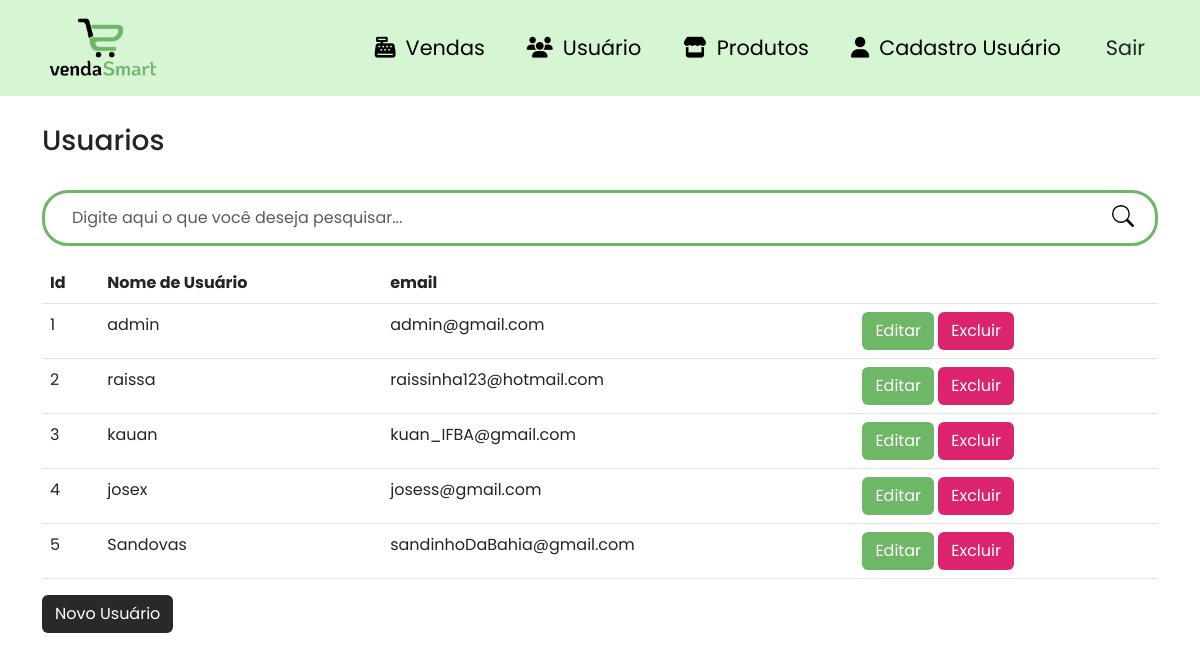
Page /usuarios (signed in) on the earlier database version.
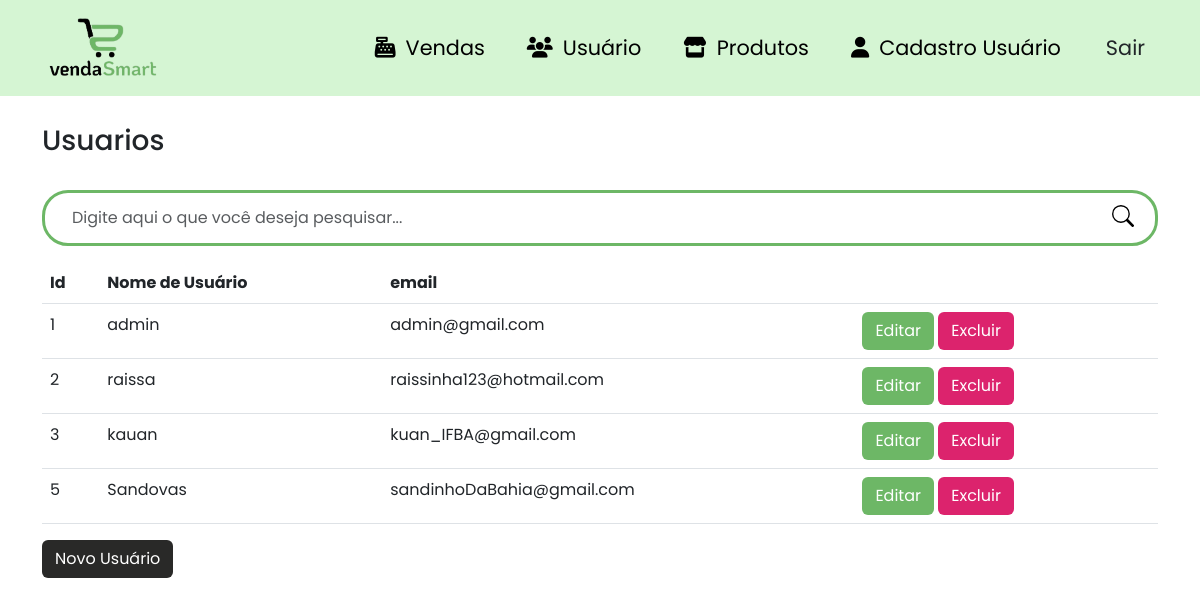
Same page on the later database version.
### site_atividade/models/__init__.py (models this page shows)
class Usuario(database.Model, UserMixin):
    id = database.Column(database.Integer, primary_key=True)
    usuario = database.Column(database.String, nullable=False, unique=True)
    email = database.Column(database.String, nullable=False, unique=True)
    senha = database.Column(database.String, nullable=False)

### site_atividade/routers/__init__.py (the view)
@app.route("/usuarios")
@login_required
def usuarios():
    form_cadastro_usuario = FormCadastroUsuario()
    search_query = request.args.get('search')
    if search_query:
        usuarios = Usuario.query.filter(Usuario.usuario.ilike(f"%{search_query}%")).all()
    else:
        usuarios = Usuario.query.all()
    return render_template('lista_usuario.html', usuarios=usuarios, form_cadastro_usuario=form_cadastro_usuario, search_query=search_query)

### site_atividade/forms/__init__.py
class FormCadastroUsuario(FlaskForm):
    usuario = StringField('Usuário:', validators=[DataRequired(), Length(min=5)])
    email = StringField('E-mail:', validators=[DataRequired(), email()])
    senha = PasswordField('Senha:',  validators=[DataRequired(), length(6, 16)])
    confirmacao = PasswordField('Confirmação da senha:',  validators=[DataRequired(), equal_to('senha')])
    submit_cadastro_usuario = SubmitField('Criar')

### site_atividade/models/__init__.py (called while the page is built)
@login_manager.user_loader
def load_usuario(id_usuario):
    return Usuario.query.get(int(id_usuario))

### site_atividade/templates/lista_usuario.html (shortened to what this page needs)
{% extends 'base.html' %}
{% block body %}
        <div class="container theme-showcase" role="main">
            <div class="page-header">
                <br>
                <h3 class="box-title col-md-12">Usuarios</h3>
            </div>
            <br>
            <div class="search-box">
                <form class="form-search" action="{{ url_for('usuarios') }}" method="GET">
                    <div class="input-group form-group-search">
                        <input type="text" class="form-control form-control-search" placeholder="Digite aqui o que você deseja pesquisar..." id="search-input" name="search">
                        <span class="input-group-btn">
                            <button class="btn-search type="submit"></button>
                        </span>
                    </div>
                </form>
            </div>
            <table class="table table-hover" overflow="scroll">
                <thead>
                    <tr>
                        <th>Id</th>
                        <th>Nome de Usuário</th>
                        <th>email</th>
                        <th> </th>
                    </tr>
                </thead>
                <tbody>
                {% for usuario in usuarios %}
                    <tr data-href="#">
                        </td> <td>{{ usuario.id }}</td>
                        <td>{{ usuario.usuario }}</td>
                        <td>{{ usuario.email }}</td>
                        <td>
                            <a class="btn btn-color1 text-white" href="#">Editar</a>
                            <a class="btn btn-color2 text-white excluir-usuario-btn" data-toggle="modal" data-target="#excluirUsuarioModal{{ usuario.id }}">Excluir</a>
                        </td>
                    </tr>
                {% endfor %}
                </tbody>
            </table>
            <div class="pull-right">
                <button type="button" class="btn btn-color3" data-toggle="modal" data-target="#novoUsuarioModal">
                    Novo Usuário
                </button>
            </div>
        </div>
{% endblock %}

### site_atividade/templates/base.html (shortened to what this page needs)
<html lang="pt-BR">
    <head>
        <link href="https://cdn.jsdelivr.net/npm/bootstrap@5.3.0-alpha3/dist/css/bootstrap.min.css" rel="stylesheet">
        <link rel="stylesheet" href="{{ url_for('static', filename='css/product.css') }}">
        <link rel="stylesheet" href="{{ url_for('static', filename='css/navbar.css') }}">
        <link rel="stylesheet" href="{{ url_for('static', filename='css/style.css') }}">
        <link rel="stylesheet" href="https://cdnjs.cloudflare.com/ajax/libs/font-awesome/6.4.0/css/all.min.css"/>
        <link rel="stylesheet" href="https://cdn.jsdelivr.net/npm/bootstrap-icons@1.10.5/font/bootstrap-icons.css">
    </head>
    <body>
        {% include 'navbar.html' %}
        {% block body %}
        {% endblock %}
    </body>
</html>

### site_atividade/templates/navbar.html (shortened to what this page needs)
<nav class="navbar navbar-expand-lg fixed-top navbar-light">
  <div class="container">
    <a class="navbar-brand" href="#"
      ><img
        id="MDB-logo"
        src="static/image/logo-body7.png"
        alt="vendasSmart"
        draggable="false"
        height="70"
    /></a>
    <div class="collapse navbar-collapse nav-transition" id="navbarSupportedContent">
      <ul class="navbar-nav ms-auto align-items-center">
        {% if current_user.is_authenticated %}
        <li class="nav-item">
          <a class="nav-link mx-2" href="{{ url_for('vendas') }}"><i class="fa-solid fa-cash-register style="color: #000000;"></i>Vendas</a>
        </li>
        <li class="nav-item">
          <a class="nav-link mx-2" href="{{ url_for('usuarios') }}"><i class="fa-solid fa-users" style="color: #000000;"></i>Usuário</a>
        </li>
        <li class="nav-item">
          <a class="nav-link mx-2" href="{{ url_for('produtos') }}"><i class="fa-solid fa-store" style="color: #000000;"></i>Produtos</a>
        </li>
        <li class="nav-item">
          <a class="nav-link mx-2" href="{{ url_for('cadastro_usuario') }}"><i class="fa-solid fa-user" style="color: #000000;"></i>Cadastro Usuário</a>
        </li>
        <li class="nav-item ms-3">
            <a class="btn btn-black btn-rounded" href="{{ url_for('logout') }}">Sair</a>
          </li>
        {% else %}
        <li class="nav-item">
          <a class="nav-link mx-2" href="{{ url_for('login') }}"><i class="fas fa-heart pe-2"></i>Login</a>
        </li>
        {% endif %}
      </ul>
    </div>
  </div>
</nav>

### site_atividade/static/css/product.css (style rules this page uses)
.form-search { grid-template-rows: 100vh; }
.form-group-search { border: 3px solid #6DB766; border-radius: 26px; padding: 5px 15px; }
.form-control-search { width: 350px; height: 40px; border : none; }
.btn-search { float: right; width: 34px; height: 36px; border: none; background: #fff; }
input[type="text"] { outline: none; box-shadow: none !important; }

### site_atividade/static/css/navbar.css (style rules this page uses)
.navbar-light .navbar-nav .nav-link { color: #000; }
.navbar { background-color: #D5F5D3; }
.collapse > ul > li > a { font-size: 1.3em; }
i { padding: 10px; }

### site_atividade/static/css/style.css (style rules this page uses)
body { padding-top: 100px; font-family: 'Poppins', sans-serif; }
.btn-color1 { background-color: #6DB766; transition: .5s; }
.btn-color2 { background-color: #DC236D; transition: .5s; }
.btn-color3 { background-color: #292928; transition: .5s; color: #fff; }

Differences in the rows shown:
removed Usuario: id "4", usuario "josex", email "josess@gmail.com"
